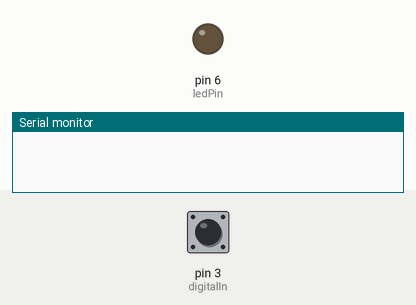
This sketch was run on a simulated Arduino Uno, built with avr-gcc and run on an emulated ATmega328P. On the bench: output pins drawn as LEDs (lit = HIGH), the last lines printed to the serial monitor. Inputs (shaded band) come from the test bench; at power-on: pin 3 (digitalIn) LOW.

Above: at 1.2 s.
1.3 s: pin 3 (digitalIn) driven HIGH
At 2.0 s:
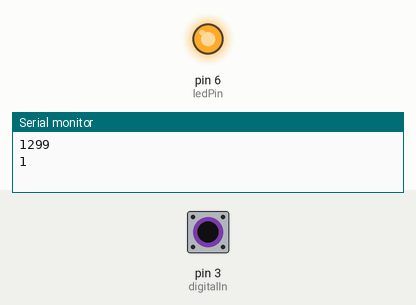
2.8 s: pin 3 (digitalIn) pulsed LOW 5 times (0.12 s each, 0.3 s apart)
At 3.4 s:
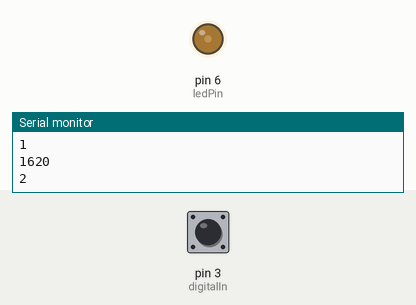
Timing chart, 0 to 13.1 s (numbered marks = the images above; inputs shaded):
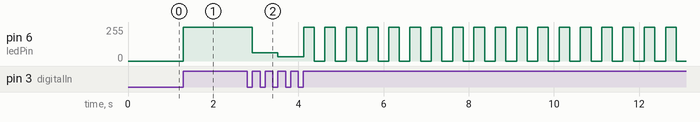

Measured:
- after the input at 1.3 s, pin 6 (ledPin): 0/255 → 255/255 at once
- after the input at 2.8 s, pin 6 (ledPin): 255/255 → 63/255 after 0.12 s, → 31/255 0.60 s later, → 255/255 0.60 s later, → 0/255 0.25 s later, … (38 changes in this stretch)

The sketch:

main.ino
```cpp
const int ledPin = 6;
const int digitalIn = 3;

unsigned long currentMillis = millis();
unsigned long previousMillis = 0;// will store last time LED was updated
int frequency = 4; // 2 Hz
long interval = 1000/frequency; // pause time

// Intensity specifications
int highState = 255;
int midState = (int) highState/4;
int lowState = (int) highState/8;
int offState = 0;

int pwd_out = offState;
int currentState = 0; // mainly for blinking

/* Current mode (default off (0))
0: off
1: highState
2: midState
3: lowState
4: blinking
*/
int maxModes = 5;
int currentMode = 0;
unsigned long lastPress = millis();

/* Button */
int currentButtonState = 0;
int previousButtonState = 0;

void setup() {
    Serial.begin(9600);

    // set the digital pin as output:
    pinMode(ledPin, OUTPUT);
    pinMode(digitalIn, INPUT);
    attachInterrupt(digitalPinToInterrupt(digitalIn), incrementMode, RISING);
}

void loop() {
    // digital in value
    if (currentMode != 4) {
        analogWrite(ledPin, pwd_out);
    }

    if (currentMode == 0)
        pwd_out = offState;
    else if (currentMode == 1)
        pwd_out = highState;
    else if (currentMode == 2)
        pwd_out = midState;
    else if (currentMode == 3)
        pwd_out = lowState;

    if (currentMode == 4) {
        currentMillis = millis();
        if (currentMillis - previousMillis >= interval) {
            previousMillis = currentMillis;
            // if the LED is off turn it on and vice-versa:
            if (currentState == offState) {
                currentState = highState;
            } else {
                currentState = offState;
            }
            analogWrite(ledPin, currentState);
        }
    }
}


int incrementMode() {
    if ((millis() - lastPress) >= 500) {
        Serial.println(millis() - lastPress);
        if (currentMode <= maxModes-2) {
            currentMode += 1;
        } else {
            currentMode = 0;
        }
        lastPress = millis();
        Serial.println(currentMode);
    }

}
```
